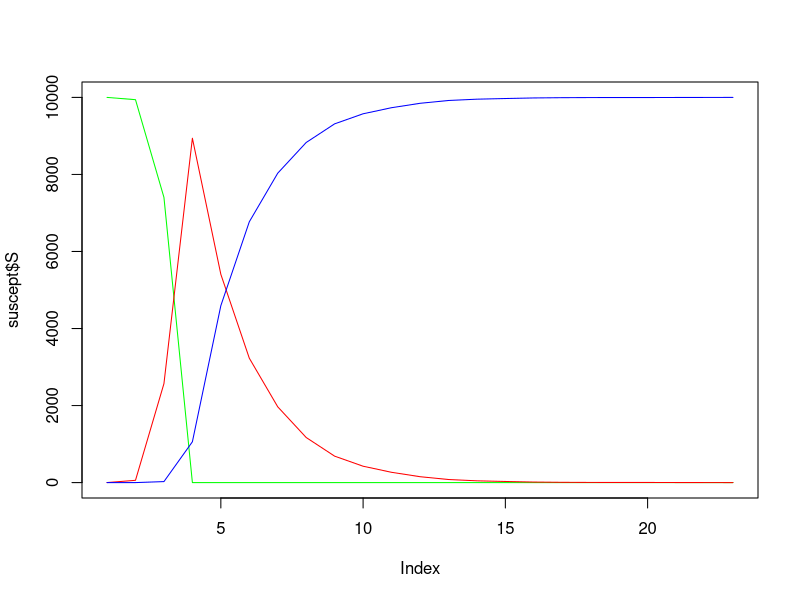

This figure's R source:
# pop size
N <- 10000

# Prob S to I
alpha <- 0.005

# Prob I to R
beta <- 0.4

# Prob R to D
d <- 0.05

suscept <- list() # list with SIRD
suscept$S[1] <- N
suscept$I[1] <- 1
suscept$R[1] <- 0
suscept$D[1] <- 0

t_1 <- 1

while (suscept$R[t_1] < N) {
  #while (TRUE) { # only when running a function i.e. while true runs until return a value i.e. in a function
    suscept$S[t_1 + 1] <- rbinom(1, suscept$S[t_1], (1 - alpha)^(suscept$I[t_1]))
    suscept$R[t_1 + 1] <- suscept$R[t_1] + rbinom(1, suscept$I[t_1], beta)
    suscept$I[t_1 + 1] <- N - suscept$S[t_1 + 1] - suscept$R[t_1 + 1]
   # suscept$D[t_1 + 1] <- suscept$D[t_1] + rbinom(1, suscept$R[t_1], d)
    
    t_1 <- t_1 + 1
    
    # # part where I am trying to restore/add all the recovered (R) to susceptible pop (S)
    # if (suscept$S == 0) {
    #   while (TRUE) {
    #     suscept$S[t_1] <- suscept$R[t_1]
    #     suscept$R[t_1] <- 0
      }
    #}
#   }
# }

plot(suscept$S,type = "l",col = "green")
points(suscept$I,type = "l", col = "red")
points(suscept$R,type = "l", col = "blue")





# for (i in suscept$R) {
#   print(i)
#   suscept$D[i] <- rbinom(1, suscept$R[i + 1], d)
# }



if (suscept$R[t_1] == (N + 1)) {
  suscept$S[(length(suscept$S))] <- suscept$R[(length(suscept$R))]
  suscept$R[(length(suscept$R))] <- 0
}
# t_1 <- t+1
suscept$I[(length(suscept$I))] <- 1

while (suscept$R[(length(suscept$R))] < (N + 1)) {
  suscept$S[t_1 + 1] <- rbinom(1, suscept$S[t_1], (1 - alpha) ^ (suscept$I[t_1]))
  
  suscept$R[t_1 + 1] <- suscept$R[t_1] + rbinom(1, suscept$I[t_1], beta)
  
  suscept$I[t_1 + 1] <- N + 1 - suscept$S[t_1 + 1] - suscept$R[t_1 + 1]
  
  t_1 <- t_1 + 1
}

# suscept$S[(length(suscept$S))] <- suscept$R[(length(suscept$R))]
suscept
t
